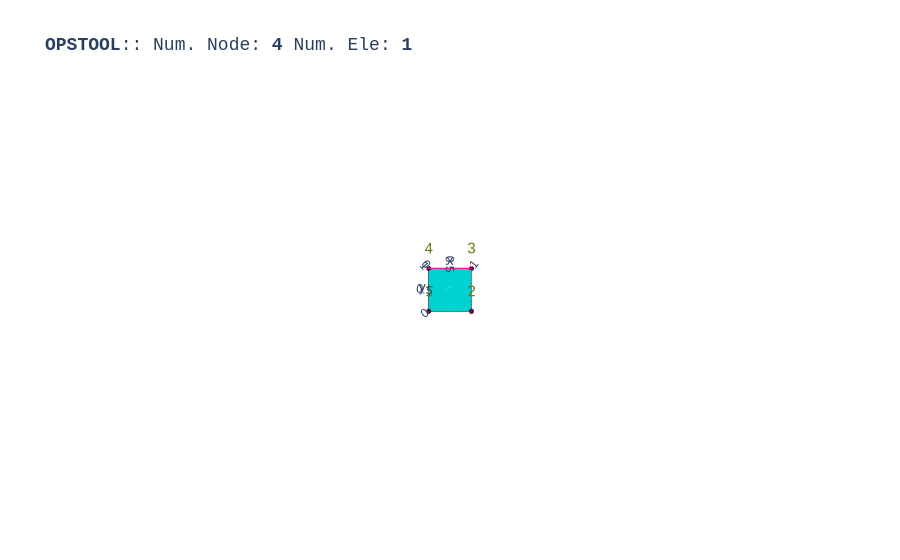

Here is the notebook cell this chart was saved with:
### Code cell
opst.vis.plotly.plot_model(show_node_numbering=True, show_ele_numbering=False, show_nodal_loads = True)

### Figure 1 — Plotly figure (JSON) as saved in the notebook; plotly's stock layout.template omitted (floating-point values rounded to 4 significant figures)
{"data": [{"color": "#00FFFF", "hoverinfo": "skip", "i": [0, 0], "j": [1, 2], "k": [2, 3], "name": "FourNodeQuad", "opacity": 1, "type": "mesh3d", "x": [0.0, 1.0, 1.0, 0.0], "y": [0.0, 0.0, 1.0, 1.0], "z": [0.0, 0.0, 0.0, 0.0]}, {"connectgaps": false, "hoverinfo": "skip", "line": {"color": "black", "width": 1}, "mode": "lines", "name": "Edge", "type": "scatter3d", "x": [0.0, 1.0, 1.0, 0.0, 0.0, NaN], "y": [0.0, 0.0, 1.0, 1.0, 0.0, NaN], "z": [0.0, 0.0, 0.0, 0.0, 0.0, NaN]}, {"customdata": ["eleTag: 1<br>connectedNodes:<br> [1 2 3 4]"], "hovertemplate": "%{customdata}", "marker": {"color": "#00FFFF", "size": 3, "symbol": "diamond-open"}, "mode": "markers", "name": "FourNodeQuad", "type": "scatter3d", "x": [0.5], "y": [0.5], "z": [0.0]}, {"customdata": ["1", "2", "3", "4"], "hovertemplate": "x: %{x}<br>y: %{y}<br>z: %{z} <br>nodeTag: %{customdata}", "marker": {"color": "#580f41", "size": 3, "symbol": "circle"}, "mode": "markers", "name": "Nodes", "type": "scatter3d", "x": [0.0, 1.0, 1.0, 0.0], "y": [0.0, 0.0, 1.0, 1.0], "z": [0.0, 0.0, 0.0, 0.0]}, {"mode": "text", "name": "Node Tag", "text": ["1", "2", "3", "4"], "textfont": {"color": "#6e750e", "size": 15}, "type": "scatter3d", "x": [0.0, 1.0, 1.0, 0.0], "y": [0.0, 0.0, 1.0, 1.0], "z": [0.0, 0.0, 0.0, 0.0]}, {"connectgaps": false, "hoverinfo": "skip", "line": {"color": "#15b01a", "width": 1}, "mode": "lines", "name": "BC", "type": "scatter3d", "x": [-0.005, 0.005, 0.0, -0.005, NaN, 0.995, 1.005, 1.0, 0.995, NaN], "y": [-0.01, -0.01, 0.0, -0.01, NaN, -0.01, -0.01, 0.0, -0.01, NaN], "z": [0.0, 0.0, 0.0, 0.0, NaN, 0.0, 0.0, 0.0, 0.0, NaN]}, {"connectgaps": false, "hoverinfo": "skip", "line": {"color": "#FF1493", "width": 2.5}, "mode": "lines", "name": "mp constraint", "type": "scatter3d", "x": [1.0, 0.0, NaN], "y": [1.0, 1.0, NaN], "z": [0.0, 0.0, NaN]}], "layout": {"autosize": true, "font": {"family": "Arial, sans-serif"}, "scene": {"aspectmode": "data", "camera": {"eye": {"x": 0, "y": -0.1, "z": 10}}, "dragmode": "pan", "xaxis": {"showbackground": false}, "yaxis": {"showbackground": false}, "zaxis": {"showbackground": true, "showgrid": true, "showticklabels": false, "ticks": "", "title": {"text": ""}, "visible": true}}, "showlegend": false, "title": {"font": {"family": "courier", "size": 18}, "text": "<b>OPSTOOL</b>:: Num. Node: <b>4</b> Num. Ele: <b>1</b>"}}}
